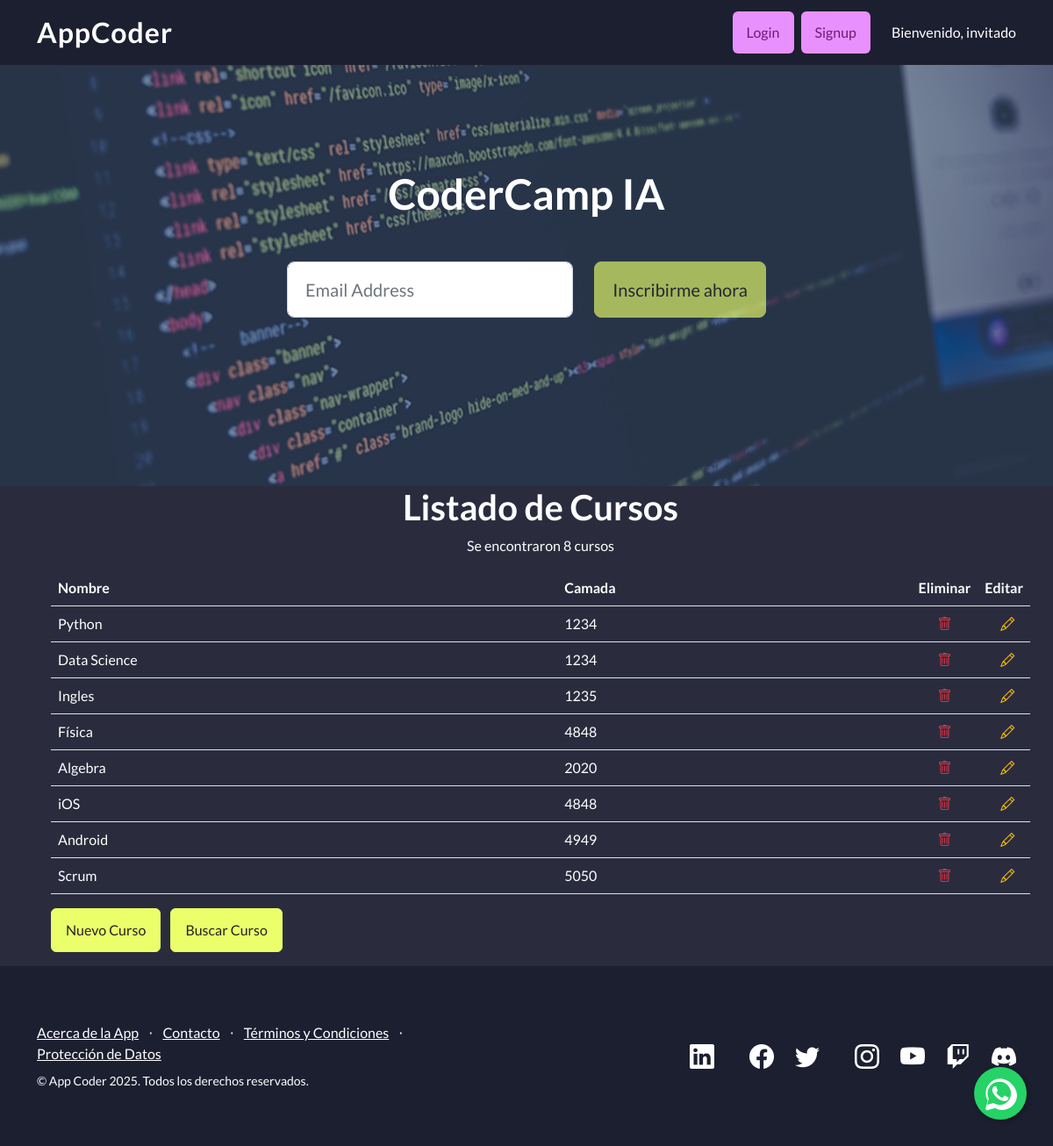
The page /AppCoder/cursos/ on the database its author committed.
### AppCoder/models.py (models this page shows, shortened)
class Curso(models.Model):
    nombre = models.CharField(max_length=40)
    camada = models.IntegerField()

### AppCoder/views.py (the view)
# urls.py: path('cursos/', views.cursos, name='cursos'),
def cursos(request):
    cursos_list = Curso.objects.all()
    cursos_dictionary = {
        "cursos": cursos_list
    }
    plantilla = loader.get_template("cursos.html")
    documento = plantilla.render(cursos_dictionary, request)
    return HttpResponse(documento)

### AppCoder/template/cursos.html
{% extends "padre.html" %}
{% load static %}
{% block contenido %}
<ul>
    <h1 class="text-center">Listado de Cursos</h1>
    <p class="text-center">Se encontraron {{cursos|length}} cursos</p>
    <main class="container text-white">
        <table class="table text-white">
            <tr>
                <th>Nombre</th>
                <th>Camada</th>
                <th style="width: 50px;">Eliminar</th>
                <th style="width: 50px;">Editar</th>
            </tr>
            {% for curso in cursos %}
            <tr>
                <td>{{ curso.nombre }}</td>
                <td>{{ curso.camada }}</td>
                <td class="text-center">
                    <a href="{% url 'eliminar_curso' curso.id %}" title="Eliminar" onclick="return confirm('¿Seguro que deseas eliminar este curso?');">
                        <i class="bi bi-trash text-danger"></i>
                    </a>
                </td>
                <td class="text-center">
                    <a href="{% url 'editar_curso' curso.id %}" title="Editar" class="ms-2">
                        <i class="bi bi-pencil text-warning"></i>
                    </a>
                </td>
            </tr>
            {% endfor %}
        </table>
        <a href ="{% url 'curso_formulario' %}" class="btn btn-primary me-2">Nuevo Curso</a>
        <a href ="{% url 'buscar_curso' %}" class="btn btn-primary">Buscar Curso</a>
    </main>
</ul>
{% endblock %}

### AppCoder/template/padre.html (shortened to what this page needs)
{% load static %}
<!DOCTYPE html>
<html lang="en">
<head>
    <link href="https://cdn.jsdelivr.net/npm/bootstrap-icons@1.5.0/font/bootstrap-icons.css" rel="stylesheet"
        type="text/css" />
    <link href="{% static 'AppCoder/css/styles.css' %}" rel="stylesheet" />
    <link href="https://cdn.jsdelivr.net/npm/bootstrap-icons/font/bootstrap-icons.css" rel="stylesheet">
</head>
<body>
    <nav class="navbar navbar-light fixed-top" style="background-color: rgb(28, 31, 48)">
        <div class="container d-flex justify-content-between align-items-center">
            <a class="navbar-brand text-white fw-bold" style="letter-spacing:1px; font-size:2rem;"
                href="{% url 'inicio' %}">AppCoder</a>
            <div class="d-flex align-items-center gap-2 ms-auto">
                {% if user.is_authenticated %}
                <a class="btn btn-primary" href="{% url 'profesores' %}">Profesores</a>
                <a class="btn btn-primary" href="{% url 'alumnos' %}">Alumnos</a>
                <a class="btn btn-primary" href="{% url 'cursos' %}">Cursos</a>
                <a class="btn btn-primary" href="{% url 'logout' %}">Logout</a>
                {% else %}
                <a class="btn" style="background-color: rgb(233, 144, 255); color: rgb(105, 27, 123); border: none;"
                    href="{% url 'login' %}">Login</a>
                <a class="btn" style="background-color: rgb(233, 144, 255); color: rgb(105, 27, 123); border: none;"
                    href="{% url 'signup' %}">Signup</a>
                {% endif %}
                {% if user.is_authenticated %}
                <span class="text-white ms-3">Bienvenido, {{ user.username }}</span>
                {% else %}
                <span class="text-white ms-3">Bienvenido, invitado</span>
                {% endif %}
            </div>
        </div>
    </nav>
    <header class="masthead">
        <div class="container position-relative">
            <div class="row justify-content-center">
                <div class="col-xl-6">
                    <div class="text-center text-white">
                        <h1 class="mb-5">CoderCamp IA</h1>
                        <form class="form-subscribe" id="contactForm" data-sb-form-api-token="API_TOKEN">
                            <div class="row">
                                <div class="col">
                                    <input class="form-control form-control-lg" id="emailAddress" type="email"
                                        placeholder="Email Address" data-sb-validations="required,email" />
                                </div>
                                <div class="col-auto">
                                    <button class="btn btn-primary btn-lg disabled" id="submitButton"
                                        type="submit">Inscribirme ahora</button>
                                </div>
                            </div>
                        </form>
                    </div>
                </div>
            </div>
        </div>
    </header>
    {% block contenido %}
    {% endblock %}
    <footer class="footer" style="background-color: rgb(28, 31, 48); color: #fff;">
        <div class="container">
            <div class="row">
                <div class="col-lg-6 h-100 text-center text-lg-start my-auto">
                    <ul class="list-inline mb-2">
                        <li class="list-inline-item"><a class="text-white" href="https://www.coderhouse.com/ar"
                                target="_blank">Acerca de la App</a></li>
                        <li class="list-inline-item text-white">⋅</li>
                        <li class="list-inline-item"><a class="text-white" href="{% url 'contacto' %}">Contacto</a></li>
                        <li class="list-inline-item text-white">⋅</li>
                        <li class="list-inline-item"><a class="text-white" href="https://www.coderhouse.com/ar/legales"
                                target="_blank">Términos y Condiciones</a></li>
                        <li class="list-inline-item text-white">⋅</li>
                        <li class="list-inline-item"><a class="text-white"
                                href="https://www.coderhouse.com/ar/proteccion-de-datos" target="_blank">Protección de
                                Datos</a></li>
                    </ul>
                    <p class="text-white small mb-4 mb-lg-0">&copy; App Coder 2025. Todos los derechos reservados.  </p>
                </div>
                <div class="col-lg-6 h-100 text-lg-end my-auto">
                    <ul class="list-inline mb-0 d-flex justify-content-end gap-3">
                        <li class="list-inline-item me-4">
                            <a href="https://www.linkedin.com/school/coderhouse/posts/?feedView=all" target="_blank">
                                <i class="bi-linkedin fs-3 text-white"></i>
                            </a>
                        </li>
                        <li class="list-inline-item">
                            <a href="https://www.facebook.com/Coderhouse/" target="_blank">
                                <i class="bi-facebook fs-3 text-white"></i>
                            </a>
                        </li>
                        <li class="list-inline-item me-4">
                            <a href="https://twitter.com/coderhouse" target="_blank">
                                <i class="bi-twitter fs-3 text-white"></i>
                            </a>
                        </li>
                        <li class="list-inline-item">
                            <a href="https://www.instagram.com/coderhouse/" target="_blank">
                                <i class="bi-instagram fs-3 text-white"></i>
                            </a>
                        </li>
                        <li class="list-inline-item">
                            <a href="https://www.youtube.com/channel/UCeFRG6700bzqYI0M_9vyelw/videos" target="_blank">
                                <i class="bi-youtube fs-3 text-white"></i>
                            </a>
                        </li>
                        <li class="list-inline-item">
                            <a href="https://www.twitch.tv/coderhouse" target="_blank">
                                <i class="bi-twitch fs-3 text-white"></i>
                            </a>
                        </li>
                        <li class="list-inline-item">
                            <a href="https://discord.com/invite/js5X5SDYSr" target="_blank">
                                <i class="bi-discord fs-3 text-white"></i>
                            </a>
                        </li>
                    </ul>
                </div>
            </div>
        </div>
    </footer>
    <a href="https://api.whatsapp.com/send/?phone=5491156175099&text=Hola+Coderhouse%21+Tengo+una+consulta+sobre&type=phone_number&app_absent=0"
        class="whatsapp-float" target="_blank" title="Contactar por WhatsApp">
    </a>
</body>
</html>

### AppCoder/template/padre.html (style rules this page uses)
body { background-color: rgb(42, 44, 62) !important; color: #fff !important; }
.btn-primary { background-color: rgb(235, 255, 106) !important; border-color: rgb(235, 255, 106) !important; color: #222 !important; }
.whatsapp-float { position: fixed; width: 60px; height: 60px; bottom: 30px; right: 30px; z-index: 100; background-color: #25d366; border-radius: 50%; display: flex; align-items: center; justify-content: center; box-shadow: 2px 2px 5px rgba(0, 0, 0, 0.3); }

### rows shown on the page
Curso: nombre "Python", camada "1234"
Curso: nombre "Data Science", camada "1234"
Curso: nombre "Ingles", camada "1235"
Curso: nombre "Física", camada "4848"
Curso: nombre "Algebra", camada "2020"
Curso: nombre "iOS", camada "4848"
Curso: nombre "Android", camada "4949"
Curso: nombre "Scrum", camada "5050"

### other values the page prints
{{ cursos|length }} "8"
